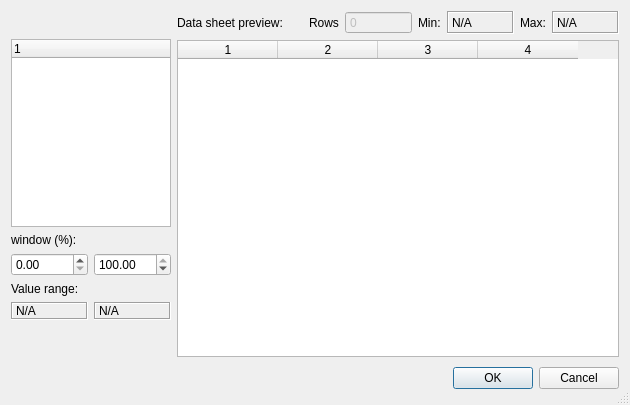
<?xml version="1.0" encoding="UTF-8"?>
<ui version="4.0">
 <class>visatom_newcolorpolicyForm</class>
 <widget class="QDialog" name="visatom_newcolorpolicyForm">
  <property name="geometry">
   <rect>
    <x>0</x>
    <y>0</y>
    <width>630</width>
    <height>405</height>
   </rect>
  </property>
  <property name="windowTitle">
   <string>Dialog</string>
  </property>
  <property name="sizeGripEnabled">
   <bool>true</bool>
  </property>
  <property name="modal">
   <bool>true</bool>
  </property>
  <layout class="QGridLayout" name="gridLayout">
   <item row="1" column="0">
    <layout class="QVBoxLayout" name="verticalLayout">
     <property name="sizeConstraint">
      <enum>QLayout::SetFixedSize</enum>
     </property>
     <property name="topMargin">
      <number>8</number>
     </property>
     <item>
      <widget class="QLabel" name="label_4">
       <property name="text">
        <string/>
       </property>
      </widget>
     </item>
     <item>
      <widget class="QTreeWidget" name="subsampleListTreeWidget">
       <property name="sizePolicy">
        <sizepolicy hsizetype="Fixed" vsizetype="Expanding">
         <horstretch>0</horstretch>
         <verstretch>0</verstretch>
        </sizepolicy>
       </property>
       <property name="maximumSize">
        <size>
         <width>160</width>
         <height>16777215</height>
        </size>
       </property>
       <attribute name="headerVisible">
        <bool>true</bool>
       </attribute>
       <column>
        <property name="text">
         <string notr="true">1</string>
        </property>
       </column>
      </widget>
     </item>
     <item>
      <layout class="QGridLayout" name="gridLayout_5">
       <property name="sizeConstraint">
        <enum>QLayout::SetFixedSize</enum>
       </property>
       <item row="4" column="0">
        <spacer name="verticalSpacer">
         <property name="orientation">
          <enum>Qt::Vertical</enum>
         </property>
         <property name="sizeHint" stdset="0">
          <size>
           <width>20</width>
           <height>40</height>
          </size>
         </property>
        </spacer>
       </item>
       <item row="3" column="0">
        <widget class="QLabel" name="rangeminLable">
         <property name="frameShape">
          <enum>QFrame::Box</enum>
         </property>
         <property name="frameShadow">
          <enum>QFrame::Sunken</enum>
         </property>
         <property name="text">
          <string>N/A</string>
         </property>
        </widget>
       </item>
       <item row="1" column="0">
        <widget class="QDoubleSpinBox" name="scalarwindowMinSpinBox">
         <property name="enabled">
          <bool>true</bool>
         </property>
         <property name="decimals">
          <number>2</number>
         </property>
        </widget>
       </item>
       <item row="1" column="1">
        <widget class="QDoubleSpinBox" name="scalarwindowMaxSpinBox">
         <property name="enabled">
          <bool>true</bool>
         </property>
         <property name="decimals">
          <number>2</number>
         </property>
         <property name="maximum">
          <double>100.000000000000000</double>
         </property>
         <property name="value">
          <double>100.000000000000000</double>
         </property>
        </widget>
       </item>
       <item row="2" column="0">
        <widget class="QLabel" name="label_3">
         <property name="text">
          <string>Value range:</string>
         </property>
        </widget>
       </item>
       <item row="3" column="1">
        <widget class="QLabel" name="rangemaxLable">
         <property name="frameShape">
          <enum>QFrame::Box</enum>
         </property>
         <property name="frameShadow">
          <enum>QFrame::Sunken</enum>
         </property>
         <property name="text">
          <string>N/A</string>
         </property>
        </widget>
       </item>
       <item row="0" column="0">
        <widget class="QLabel" name="label_31">
         <property name="text">
          <string>window (%):</string>
         </property>
        </widget>
       </item>
      </layout>
     </item>
    </layout>
   </item>
   <item row="1" column="1">
    <layout class="QVBoxLayout" name="verticalLayout_2">
     <item>
      <layout class="QHBoxLayout" name="horizontalLayout">
       <item>
        <widget class="QLabel" name="label">
         <property name="text">
          <string>Data sheet preview:</string>
         </property>
         <property name="scaledContents">
          <bool>false</bool>
         </property>
        </widget>
       </item>
       <item>
        <spacer name="horizontalSpacer">
         <property name="orientation">
          <enum>Qt::Horizontal</enum>
         </property>
         <property name="sizeType">
          <enum>QSizePolicy::Fixed</enum>
         </property>
         <property name="sizeHint" stdset="0">
          <size>
           <width>20</width>
           <height>20</height>
          </size>
         </property>
        </spacer>
       </item>
       <item>
        <widget class="QLabel" name="label_2">
         <property name="sizePolicy">
          <sizepolicy hsizetype="Fixed" vsizetype="Preferred">
           <horstretch>0</horstretch>
           <verstretch>0</verstretch>
          </sizepolicy>
         </property>
         <property name="text">
          <string>Rows</string>
         </property>
        </widget>
       </item>
       <item>
        <widget class="QSpinBox" name="numrowSpinBox">
         <property name="enabled">
          <bool>false</bool>
         </property>
         <property name="sizePolicy">
          <sizepolicy hsizetype="Expanding" vsizetype="Fixed">
           <horstretch>0</horstretch>
           <verstretch>0</verstretch>
          </sizepolicy>
         </property>
         <property name="readOnly">
          <bool>false</bool>
         </property>
         <property name="buttonSymbols">
          <enum>QAbstractSpinBox::NoButtons</enum>
         </property>
         <property name="maximum">
          <number>9999999</number>
         </property>
        </widget>
       </item>
       <item>
        <widget class="QLabel" name="label_36">
         <property name="sizePolicy">
          <sizepolicy hsizetype="Fixed" vsizetype="Preferred">
           <horstretch>0</horstretch>
           <verstretch>0</verstretch>
          </sizepolicy>
         </property>
         <property name="text">
          <string>Min:</string>
         </property>
        </widget>
       </item>
       <item>
        <widget class="QLabel" name="dataminLabel">
         <property name="enabled">
          <bool>true</bool>
         </property>
         <property name="sizePolicy">
          <sizepolicy hsizetype="Expanding" vsizetype="Preferred">
           <horstretch>0</horstretch>
           <verstretch>0</verstretch>
          </sizepolicy>
         </property>
         <property name="frameShape">
          <enum>QFrame::Box</enum>
         </property>
         <property name="frameShadow">
          <enum>QFrame::Sunken</enum>
         </property>
         <property name="text">
          <string>N/A</string>
         </property>
        </widget>
       </item>
       <item>
        <widget class="QLabel" name="label_37">
         <property name="sizePolicy">
          <sizepolicy hsizetype="Fixed" vsizetype="Preferred">
           <horstretch>0</horstretch>
           <verstretch>0</verstretch>
          </sizepolicy>
         </property>
         <property name="text">
          <string>Max:</string>
         </property>
        </widget>
       </item>
       <item>
        <widget class="QLabel" name="datamaxLabel">
         <property name="sizePolicy">
          <sizepolicy hsizetype="Expanding" vsizetype="Preferred">
           <horstretch>0</horstretch>
           <verstretch>0</verstretch>
          </sizepolicy>
         </property>
         <property name="frameShape">
          <enum>QFrame::Box</enum>
         </property>
         <property name="frameShadow">
          <enum>QFrame::Sunken</enum>
         </property>
         <property name="text">
          <string>N/A</string>
         </property>
        </widget>
       </item>
      </layout>
     </item>
     <item>
      <widget class="QTableWidget" name="datasheetTableWidget">
       <property name="enabled">
        <bool>true</bool>
       </property>
       <property name="minimumSize">
        <size>
         <width>0</width>
         <height>260</height>
        </size>
       </property>
       <property name="autoFillBackground">
        <bool>true</bool>
       </property>
       <property name="editTriggers">
        <set>QAbstractItemView::NoEditTriggers</set>
       </property>
       <property name="alternatingRowColors">
        <bool>true</bool>
       </property>
       <property name="selectionMode">
        <enum>QAbstractItemView::SingleSelection</enum>
       </property>
       <property name="selectionBehavior">
        <enum>QAbstractItemView::SelectColumns</enum>
       </property>
       <property name="verticalScrollMode">
        <enum>QAbstractItemView::ScrollPerPixel</enum>
       </property>
       <property name="horizontalScrollMode">
        <enum>QAbstractItemView::ScrollPerPixel</enum>
       </property>
       <property name="gridStyle">
        <enum>Qt::DotLine</enum>
       </property>
       <property name="rowCount">
        <number>0</number>
       </property>
       <property name="columnCount">
        <number>4</number>
       </property>
       <attribute name="horizontalHeaderCascadingSectionResizes">
        <bool>true</bool>
       </attribute>
       <attribute name="horizontalHeaderShowSortIndicator" stdset="0">
        <bool>false</bool>
       </attribute>
       <attribute name="horizontalHeaderStretchLastSection">
        <bool>false</bool>
       </attribute>
       <attribute name="verticalHeaderCascadingSectionResizes">
        <bool>true</bool>
       </attribute>
       <attribute name="verticalHeaderShowSortIndicator" stdset="0">
        <bool>false</bool>
       </attribute>
       <attribute name="verticalHeaderStretchLastSection">
        <bool>false</bool>
       </attribute>
       <column/>
       <column/>
       <column/>
       <column/>
      </widget>
     </item>
    </layout>
   </item>
   <item row="2" column="0" colspan="2">
    <layout class="QHBoxLayout">
     <property name="spacing">
      <number>6</number>
     </property>
     <property name="leftMargin">
      <number>0</number>
     </property>
     <property name="topMargin">
      <number>0</number>
     </property>
     <property name="rightMargin">
      <number>0</number>
     </property>
     <property name="bottomMargin">
      <number>0</number>
     </property>
     <item>
      <spacer>
       <property name="orientation">
        <enum>Qt::Horizontal</enum>
       </property>
       <property name="sizeHint" stdset="0">
        <size>
         <width>131</width>
         <height>31</height>
        </size>
       </property>
      </spacer>
     </item>
     <item>
      <widget class="QPushButton" name="okButton">
       <property name="text">
        <string>OK</string>
       </property>
      </widget>
     </item>
     <item>
      <widget class="QPushButton" name="cancelButton">
       <property name="text">
        <string>Cancel</string>
       </property>
      </widget>
     </item>
    </layout>
   </item>
  </layout>
 </widget>
 <resources>
  <include location="visatom2017.qrc"/>
 </resources>
 <connections>
  <connection>
   <sender>okButton</sender>
   <signal>clicked()</signal>
   <receiver>visatom_newcolorpolicyForm</receiver>
   <slot>accept()</slot>
   <hints>
    <hint type="sourcelabel">
     <x>278</x>
     <y>253</y>
    </hint>
    <hint type="destinationlabel">
     <x>96</x>
     <y>254</y>
    </hint>
   </hints>
  </connection>
  <connection>
   <sender>cancelButton</sender>
   <signal>clicked()</signal>
   <receiver>visatom_newcolorpolicyForm</receiver>
   <slot>reject()</slot>
   <hints>
    <hint type="sourcelabel">
     <x>369</x>
     <y>253</y>
    </hint>
    <hint type="destinationlabel">
     <x>179</x>
     <y>282</y>
    </hint>
   </hints>
  </connection>
  <connection>
   <sender>datasheetTableWidget</sender>
   <signal>itemSelectionChanged()</signal>
   <receiver>visatom_newcolorpolicyForm</receiver>
   <slot>OnTableSelected()</slot>
   <hints>
    <hint type="sourcelabel">
     <x>406</x>
     <y>194</y>
    </hint>
    <hint type="destinationlabel">
     <x>329</x>
     <y>199</y>
    </hint>
   </hints>
  </connection>
  <connection>
   <sender>scalarwindowMinSpinBox</sender>
   <signal>valueChanged(double)</signal>
   <receiver>visatom_newcolorpolicyForm</receiver>
   <slot>OnTableSelected()</slot>
   <hints>
    <hint type="sourcelabel">
     <x>55</x>
     <y>199</y>
    </hint>
    <hint type="destinationlabel">
     <x>300</x>
     <y>173</y>
    </hint>
   </hints>
  </connection>
  <connection>
   <sender>scalarwindowMaxSpinBox</sender>
   <signal>valueChanged(double)</signal>
   <receiver>visatom_newcolorpolicyForm</receiver>
   <slot>OnTableSelected()</slot>
   <hints>
    <hint type="sourcelabel">
     <x>127</x>
     <y>199</y>
    </hint>
    <hint type="destinationlabel">
     <x>300</x>
     <y>173</y>
    </hint>
   </hints>
  </connection>
  <connection>
   <sender>subsampleListTreeWidget</sender>
   <signal>itemChanged(QTreeWidgetItem*,int)</signal>
   <receiver>visatom_newcolorpolicyForm</receiver>
   <slot>OnSubsampleListItemChanged(QTreeWidgetItem*)</slot>
   <hints>
    <hint type="sourcelabel">
     <x>89</x>
     <y>123</y>
    </hint>
    <hint type="destinationlabel">
     <x>314</x>
     <y>202</y>
    </hint>
   </hints>
  </connection>
  <connection>
   <sender>datasheetTableWidget</sender>
   <signal>itemClicked(QTableWidgetItem*)</signal>
   <receiver>visatom_newcolorpolicyForm</receiver>
   <slot>OnTableSelected()</slot>
   <hints>
    <hint type="sourcelabel">
     <x>398</x>
     <y>196</y>
    </hint>
    <hint type="destinationlabel">
     <x>314</x>
     <y>202</y>
    </hint>
   </hints>
  </connection>
 </connections>
 <slots>
  <slot>OnTableSelected()</slot>
  <slot>OnSubsampleListItemChanged(QTreeWidgetItem*)</slot>
 </slots>
</ui>
